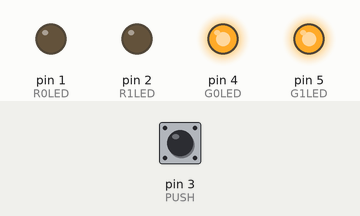
Bench run of a sketch on a simulated Arduino Uno, built with avr-gcc and run on an emulated ATmega328P. On the bench: output pins drawn as LEDs (lit = HIGH). The inputs (shaded band) are chosen by the test bench; at power-on: pin 3 (PUSH) HIGH.

Above: at 1.2 s.
1.3 s: pin 3 (PUSH) pulled LOW for 0.15 s
At 2.1 s:
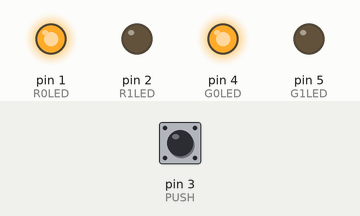
2.9 s: pin 3 (PUSH) pulled LOW for 1 s
At 3.4 s:
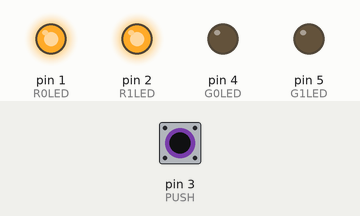
Timing chart, 0 to 5.9 s (numbered marks = the images above; inputs shaded):
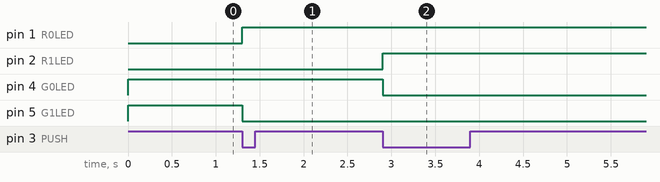

The sketch:

INTERRUPTGAMEARD.ino
```cpp
byte R0LED =1 ;
byte R1LED= 2;
byte G0LED=4;
byte G1LED=5;
byte PUSH=3;

byte i=0;
byte j=5;

void setup() {
    pinMode(R0LED,OUTPUT);
    pinMode(R1LED,OUTPUT);
    pinMode(G0LED,OUTPUT);
    pinMode(G1LED,OUTPUT);
    pinMode(PUSH,INPUT_PULLUP);
   digitalWrite(G0LED,HIGH);
   digitalWrite(G1LED,HIGH);
 // put your setup code here, to run once:
attachInterrupt(digitalPinToInterrupt(PUSH),FIRSTSW,FALLING);

}

void loop() {
  // put your main code here, to run repeatedly:

}
void FIRSTSW(void)
{
 delayMicroseconds(50000);
 i++;
 switch(i)
 {
  case 1 : digitalWrite(R0LED,HIGH);break;
  case 2 : digitalWrite(R1LED,HIGH);break;
 }
 switch(j)
 {
  case 4 : digitalWrite(G0LED,LOW);break;
  case 5 : digitalWrite(G1LED,LOW);break;
 }
 j--;

 }
```

Measured:
- after the input at 1.3 s, pin 1 (R0LED): LOW → HIGH at once; pin 5 (G1LED): HIGH → LOW at once
- after the input at 2.9 s, pin 2 (R1LED): LOW → HIGH at once; pin 4 (G0LED): HIGH → LOW at once
